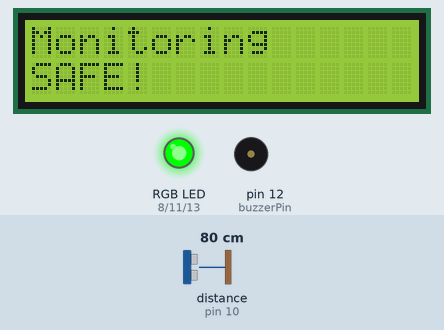
Recording of a sketch running on a simulated Arduino Uno, built with avr-gcc and run on an emulated ATmega328P. On the bench: 16×2 character LCD, an RGB LED mixed from three pins (HIGH = lit), buzzer (waves = sounding). Wiring (inferred from the names in the program): ultrasonic range finder: trigger pin 9; echo pin 10. The inputs (shaded band) are chosen by the test bench; at power-on: distance to the obstacle (sensor on pin 10) 80 cm. The echo pulse lasts 58.3 µs per cm; pins used as bus, display or sensor lines are not drawn; what the sketch prints to the serial monitor is not drawn.

Above: at 1.7 s.
1.8 s: distance to the obstacle (sensor on pin 10) set to 65 cm
3.4 s: distance to the obstacle (sensor on pin 10) set to 57 cm
At 3.9 s:
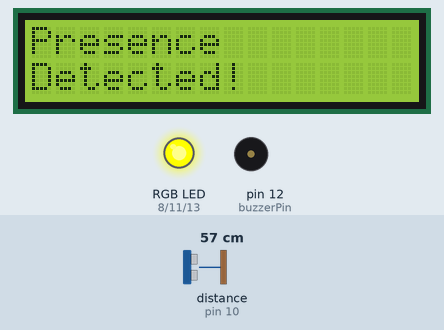
4.9 s: distance to the obstacle (sensor on pin 10) set to 34 cm
6.9 s: distance to the obstacle (sensor on pin 10) set to 28 cm
At 8.56 s:
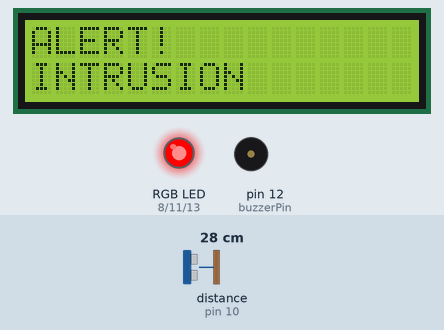
9.3 s: distance to the obstacle (sensor on pin 10) set to 120 cm
At 10.1 s:
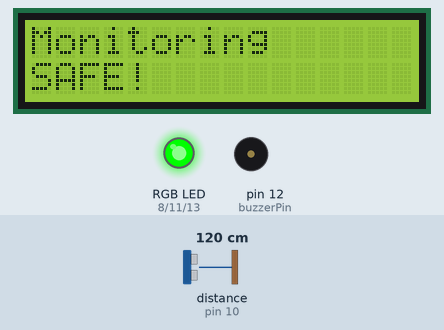
10.9 s: distance to the obstacle (sensor on pin 10) set to 35 cm
At 11.7 s:
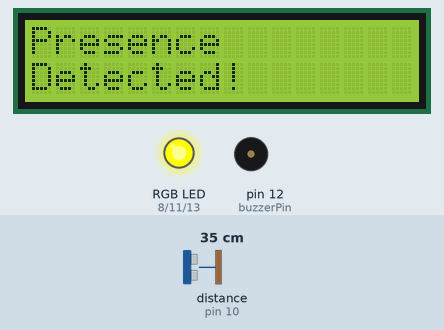
Timing chart, 0 to 13.6 s (numbered marks = the images above; inputs shaded):
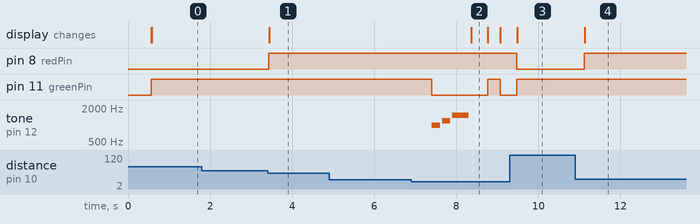

The sketch:

sketch_dec26a.ino
```cpp
#include <LiquidCrystal.h>

/* ---------- FUNCTION PROTOTYPES ---------- */
void safeState();
void presenceState();
void alertState();
void playAlert();

/* ---------- LCD ---------- */
LiquidCrystal lcd(7, 6, 5, 4, 3, 2);

/* ---------- Ultrasonic ---------- */
const int trigPin = 9;
const int echoPin = 10;

/* ---------- RGB ---------- */
const int redPin = 8;
const int greenPin = 11;
const int bluePin = 13;

/* ---------- Buzzer ---------- */
const int buzzerPin = 12;

/* ---------- Variables ---------- */
long duration;
int distance;
unsigned long detectStart = 0;
bool intrusion = false;
bool songPlayed = false;

void setup() {
  delay(500);
  lcd.begin(16, 2);
  lcd.print("System Ready");

  pinMode(trigPin, OUTPUT);
  pinMode(echoPin, INPUT);

  pinMode(redPin, OUTPUT);
  pinMode(greenPin, OUTPUT);
  pinMode(bluePin, OUTPUT);
  pinMode(buzzerPin, OUTPUT);

  Serial.begin(9600);
}

void loop() {

  /* ----- RECEIVE VERIFIED FROM PYTHON ----- */
  if (Serial.available()) {
    char cmd = Serial.read();
    if (cmd == 'V') {              // VERIFIED
      intrusion = false;
      detectStart = 0;
      songPlayed = false;
    }
  }

  /* ----- ULTRASONIC ----- */
  digitalWrite(trigPin, LOW);
  delayMicroseconds(2);
  digitalWrite(trigPin, HIGH);
  delayMicroseconds(10);
  digitalWrite(trigPin, LOW);

  duration = pulseIn(echoPin, HIGH, 30000);
  distance = duration * 0.034 / 2;

  if (distance > 0 && distance < 60) {
    if (detectStart == 0) detectStart = millis();
    if (distance < 30 && millis() - detectStart > 2000)
      intrusion = true;
  } else {
    intrusion = false;
    detectStart = 0;
  }

  /* ----- STATES ----- */
  if (intrusion) {
    presenceState();
    delay(300);
    alertState();
  }
  else if (distance > 0 && distance < 60) {
    presenceState();
  }
  else {
    safeState();
  }

  delay(400);
}

/* ---------- STATES ---------- */

void safeState() {
  Serial.println("SAFE");

  digitalWrite(redPin, LOW);
  digitalWrite(greenPin, HIGH);
  digitalWrite(bluePin, LOW);

  noTone(buzzerPin);
  songPlayed = false;

  lcd.clear();
  lcd.print("Monitoring");
  lcd.setCursor(0,1);
  lcd.print("SAFE!");
}

void presenceState() {
  Serial.println("PRESENCE");

  digitalWrite(redPin, HIGH);
  digitalWrite(greenPin, HIGH);
  digitalWrite(bluePin, LOW);

  noTone(buzzerPin);

  lcd.clear();
  lcd.print("Presence");
  lcd.setCursor(0,1);
  lcd.print("Detected!");
}

void alertState() {
  Serial.println("ALERT");

  digitalWrite(redPin, HIGH);
  digitalWrite(greenPin, LOW);
  digitalWrite(bluePin, LOW);

  if (!songPlayed) {
    playAlert();
    songPlayed = true;
  }

  lcd.clear();
  lcd.print("ALERT!");
  lcd.setCursor(0,1);
  lcd.print("INTRUSION");
}

void playAlert() {
  tone(buzzerPin, 1000, 200); delay(250);
  tone(buzzerPin, 1200, 200); delay(250);
  tone(buzzerPin, 1500, 400); delay(450);
  noTone(buzzerPin);
}
```

Measured:
- the behaviour switches between 61 and 60 cm on distance to the obstacle (sensor on pin 10) (found by bisection; images 0 and 1)
- the behaviour switches between 31 and 30 cm on distance to the obstacle (sensor on pin 10) (found by bisection; images 1 and 2)
- after the input at 1.8 s, every drawn part: stays the same
- after the input at 3.4 s, pin 8 (redPin): LOW → HIGH at once; the display: changes at once (image 1)
- after the input at 4.9 s, every drawn part: stays the same
- after the input at 6.9 s, pin 11 (greenPin): HIGH → LOW after 0.51 s, → HIGH 1.4 s later, → LOW 0.30 s later; tone on pin 12 (buzzerPin): plays 1000 Hz for 0.20 s, 1200 Hz for 0.20 s, 1500 Hz for 0.40 s, starting after 0.51 s; the display: changes after 1.5 s (image 2)
- after the input at 9.3 s, pin 8 (redPin): HIGH → LOW after 0.18 s; pin 11 (greenPin): goes on until 9.5 s, then stays HIGH; the display: changes after 0.18 s (image 3)
- after the input at 10.9 s, pin 8 (redPin): LOW → HIGH after 0.22 s; the display: changes after 0.23 s (image 4)
- what the display in image 2 shows lasts 0.4 s, from 8.4 s to 8.8 s
